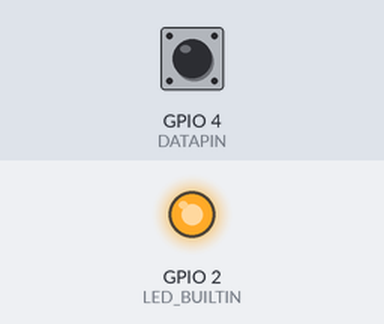
The sketch below on a simulated ESP8266 (NodeMCU). On the bench: output pins drawn as LEDs (lit = HIGH, except the on-board LED, lit = LOW). Inputs (shaded band) come from the test bench; at power-on: GPIO 4 (DATAPIN) HIGH. WiFi joins after 1.5 s; servers stay silent unless stated; no MQTT or app messages arrive unless stated; what the sketch prints to the serial monitor is not drawn.

Above: at 1.7 s.
Timing chart, 0 to 3.2 s (numbered marks = the images above):
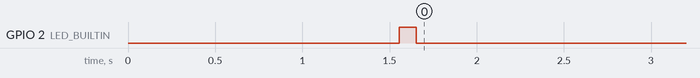

The sketch:

tx20_esp8266_mqtt.ino
```cpp
// (licence header left out)
#include <ESP8266WiFi.h>
#include <PubSubClient.h>

const char* SSID = "<ssid>";
const char* PSK = "<wifi_pw>";
const char* MQTT_BROKER = "<host>";

/*
 * the input pin on the arduino
 */
const byte DATAPIN = 4;
/*
 * print detailed error messages
 */
const bool VERBOSE = false;
/*
 * due to a transistor the logic might be inverted
 * on first try activate VERBOSE and check, if all data is 1 set this to true
 */
const bool INVERSE_LOGIC = false;

const unsigned long MQTT_PUBLISH_INTERVAL_MS = 60000;
unsigned long last_sent_ms = 0;

const uint32_t NO_DATA_TIMEOUT_MS = 5000;
String raw_data_buff = "";
uint64_t time_ref_us;
uint64_t last_event_time_ms = 0;
uint16_t wind_speed;
uint16_t wind_dir;

WiFiClient espClient;
PubSubClient client(espClient);

void setup() {
  pinMode(LED_BUILTIN, OUTPUT);
  pinMode(DATAPIN, INPUT);
  Serial.begin(115200);
  Serial.println("starting, direction in ddeg, speed in dm/s");
  last_event_time_ms = millis();
  setup_wifi();
  client.setServer(MQTT_BROKER, 1883);
}

void setup_wifi() {
  WiFi.begin(SSID, PSK);
  while (WiFi.status() != WL_CONNECTED) {
    delay(100);
  }
  Serial.println(WiFi.localIP());
}

void onConnectionEstablished() { Serial.println("mqtt connected!"); }

void wait_rel_us(uint64_t rel_time_us) {
  delayMicroseconds(rel_time_us - (micros() - time_ref_us));
  time_ref_us += rel_time_us;
}

boolean parse_data() {
  int bitcount = 0;
  raw_data_buff = "";
  uint8_t buff_pointer = 0;
  uint64_t bit_buff = 0;

  for (bitcount = 41; bitcount > 0; bitcount--) {
    uint8_t pin = digitalRead(DATAPIN);
    if (INVERSE_LOGIC) {
      if (!pin) {
        raw_data_buff += "1";
        bit_buff += (uint64_t)1 << buff_pointer;
      } else {
        raw_data_buff += "0";
      }
    } else {
      if (pin) {
        raw_data_buff += "1";
        bit_buff += (uint64_t)1 << buff_pointer;
      } else {
        raw_data_buff += "0";
      }
    }
    buff_pointer++;
    wait_rel_us(1220);
  }

  uint8_t start = bit_buff & 0b11111;
  if (start != 0b11011) {
    if (VERBOSE) {
      char a[90];
      sprintf(a, "wrong start frame (%d != %d)", start, 0b11011);
      Serial.println(a);
      Serial.println(raw_data_buff);
    }
    return false;
  }

  uint8_t dir = (~(bit_buff >> 5)) & 0b1111;
  uint16_t speed = (~(bit_buff >> (5 + 4))) & 0b111111111111;
  uint8_t chk = (~(bit_buff >> (5 + 4 + 12))) & 0b1111;
  uint8_t dir2 = (bit_buff >> (5 + 4 + 12 + 4)) & 0b1111;
  uint16_t speed2 = (bit_buff >> (5 + 4 + 12 + 4 + 4)) & 0b111111111111;

  uint8_t chk_calc = (dir + (speed & 0b1111) + ((speed >> 4) & 0b1111) +
                      ((speed >> 8) & 0b1111)) &
                     0b1111;
  if (dir != dir2) {
    if (VERBOSE) {
      char a[90];
      sprintf(a, "cwind speed inconsistent (%d != %d)", speed, speed2);
      Serial.println(a);
      Serial.println(raw_data_buff);
    }
    return false;
  }
  if (speed != speed2) {
    if (VERBOSE) {
      char a[90];
      sprintf(a, "cwind speed inconsistent (%d != %d)", speed, speed2);
      Serial.println(a);
      Serial.println(raw_data_buff);
    }
    return false;
  }
  if (chk_calc != chk) {
    if (VERBOSE) {
      char a[90];
      sprintf(a, "checksum incorrect (%d != %d)", chk_calc, chk);
      Serial.println(a);
      Serial.println(raw_data_buff);
    }
    return false;
  }
  wind_speed = speed;
  wind_dir = dir * 225;
  return true;
}

void loop() {
  if (!client.connected()) {
    while (!client.connected()) {
      Serial.println("try to connect to broker");
      client.connect("weatherGod");
      digitalWrite(LED_BUILTIN, HIGH);
      delay(100);
      digitalWrite(LED_BUILTIN, LOW);
    }
  }
  if ((digitalRead(DATAPIN) && !INVERSE_LOGIC) or
      (!digitalRead(DATAPIN) && INVERSE_LOGIC)) {
    time_ref_us = micros();
    wait_rel_us(300);  // wait to prevent measuring on the edge of the signals
    char a[200];
    boolean validData = parse_data();
    if (!validData) {
      Serial.println("fail,could not parse data");
      delay(1000);
    } else {
      sprintf(a, "ok,%d,%d", wind_dir, wind_speed);
      Serial.println(a);
      if (millis() > last_sent_ms + MQTT_PUBLISH_INTERVAL_MS) {
        digitalWrite(LED_BUILTIN, HIGH);
        sprintf(a,
                "{\"measurements\":[{\"value\":%f,\"type_id\":6},{\"value\": "
                "%f,\"type_id\":7}]}",
                wind_dir / 10., wind_speed / 10.);
        client.publish("3/measurement", a);
        last_sent_ms = millis();
        digitalWrite(LED_BUILTIN, LOW);
      }
    }
    delay(10);  // to prevent getting triggered again
    last_event_time_ms = millis();
  }
  if (millis() - last_event_time_ms >= NO_DATA_TIMEOUT_MS) {
    Serial.println("fail,timout");
    last_event_time_ms = millis();
  }
  client.loop();
}
```

Measured:
- by itself, GPIO 2 (LED_BUILTIN): LOW → HIGH at 1.6 s, → LOW 0.10 s later
